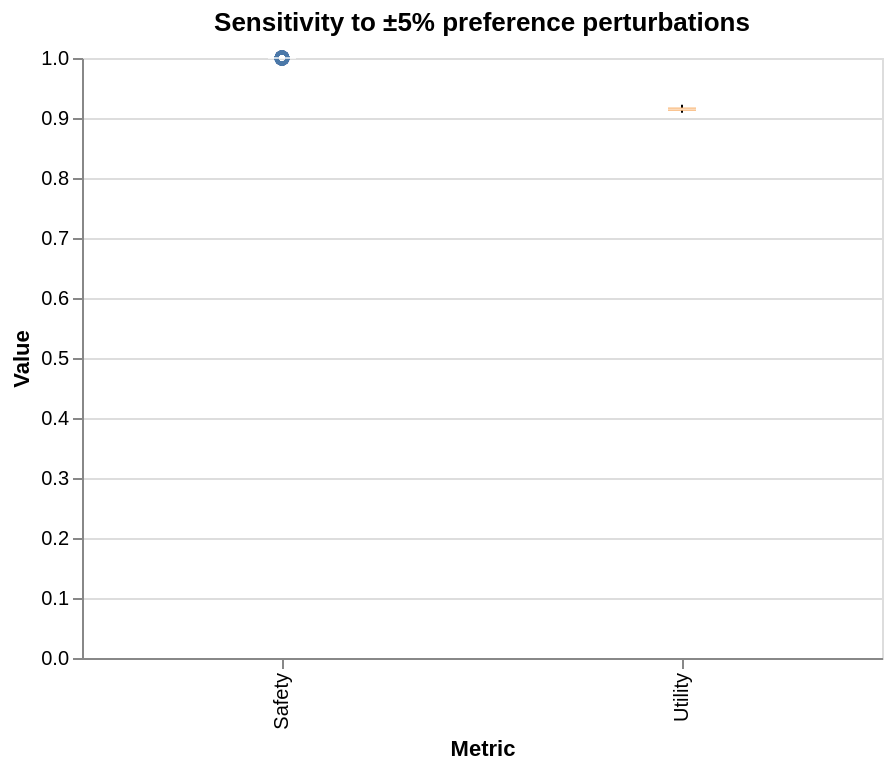

Vega-Lite specification stored for this chart:
### Vega-Lite specification from a JSON file in a GitHub repository (floating-point values rounded to 4 significant figures)
{"$schema": "https://vega.github.io/schema/vega-lite/v5.json", "title": "Sensitivity to ±5% preference perturbations", "width": 400, "height": 300, "data": {"values": [{"metric": "Utility", "value": 0.9103}, {"metric": "Safety", "value": 1.0}, {"metric": "Utility", "value": 0.9143}, {"metric": "Safety", "value": 1.0}, {"metric": "Utility", "value": 0.913}, {"metric": "Safety", "value": 1.0}, {"metric": "Utility", "value": 0.9217}, {"metric": "Safety", "value": 1.0}, {"metric": "Utility", "value": 0.9148}, {"metric": "Safety", "value": 1.0}, {"metric": "Utility", "value": 0.9107}, {"metric": "Safety", "value": 1.0}, {"metric": "Utility", "value": 0.9148}, {"metric": "Safety", "value": 1.0}, {"metric": "Utility", "value": 0.9144}, {"metric": "Safety", "value": 1.0}, {"metric": "Utility", "value": 0.9189}, {"metric": "Safety", "value": 1.0}, {"metric": "Utility", "value": 0.9164}, {"metric": "Safety", "value": 1.0}, {"metric": "Utility", "value": 0.9124}, {"metric": "Safety", "value": 1.0}, {"metric": "Utility", "value": 0.9104}, {"metric": "Safety", "value": 1.0}, {"metric": "Utility", "value": 0.9131}, {"metric": "Safety", "value": 1.0}, {"metric": "Utility", "value": 0.9149}, {"metric": "Safety", "value": 1.0}, {"metric": "Utility", "value": 0.919}, {"metric": "Safety", "value": 1.0}, {"metric": "Utility", "value": 0.9152}, {"metric": "Safety", "value": 1.0}, {"metric": "Utility", "value": 0.9179}, {"metric": "Safety", "value": 1.0}, {"metric": "Utility", "value": 0.9165}, {"metric": "Safety", "value": 1.0}, {"metric": "Utility", "value": 0.9088}, {"metric": "Safety", "value": 1.0}, {"metric": "Utility", "value": 0.9149}, {"metric": "Safety", "value": 1.0}, {"metric": "Utility", "value": 0.9103}, {"metric": "Safety", "value": 1.0}, {"metric": "Utility", "value": 0.9147}, {"metric": "Safety", "value": 1.0}, {"metric": "Utility", "value": 0.9144}, {"metric": "Safety", "value": 1.0}, {"metric": "Utility", "value": 0.9139}, {"metric": "Safety", "value": 1.0}, {"metric": "Utility", "value": 0.909}, {"metric": "Safety", "value": 1.0}, {"metric": "Utility", "value": 0.9147}, {"metric": "Safety", "value": 1.0}, {"metric": "Utility", "value": 0.9146}, {"metric": "Safety", "value": 1.0}, {"metric": "Utility", "value": 0.9118}, {"metric": "Safety", "value": 1.0}, {"metric": "Utility", "value": 0.9166}, {"metric": "Safety", "value": 1.0}, {"metric": "Utility", "value": 0.918}, {"metric": "Safety", "value": 1.0}, {"metric": "Utility", "value": 0.9121}, {"metric": "Safety", "value": 1.0}, {"metric": "Utility", "value": 0.9173}, {"metric": "Safety", "value": 1.0}, {"metric": "Utility", "value": 0.917}, {"metric": "Safety", "value": 1.0}, {"metric": "Utility", "value": 0.9213}, {"metric": "Safety", "value": 1.0}, {"metric": "Utility", "value": 0.9191}, {"metric": "Safety", "value": 1.0}, {"metric": "Utility", "value": 0.9186}, {"metric": "Safety", "value": 1.0}, {"metric": "Utility", "value": 0.9172}, {"metric": "Safety", "value": 1.0}, {"metric": "Utility", "value": 0.9136}, {"metric": "Safety", "value": 1.0}, {"metric": "Utility", "value": 0.9105}, {"metric": "Safety", "value": 1.0}, {"metric": "Utility", "value": 0.9124}, {"metric": "Safety", "value": 1.0}, {"metric": "Utility", "value": 0.9093}, {"metric": "Safety", "value": 1.0}, {"metric": "Utility", "value": 0.9143}, {"metric": "Safety", "value": 1.0}, {"metric": "Utility", "value": 0.9168}, {"metric": "Safety", "value": 1.0}, {"metric": "Utility", "value": 0.9141}, {"metric": "Safety", "value": 1.0}, {"metric": "Utility", "value": 0.9192}, {"metric": "Safety", "value": 1.0}, {"metric": "Utility", "value": 0.91}, {"metric": "Safety", "value": 1.0}, {"metric": "Utility", "value": 0.9113}, {"metric": "Safety", "value": 1.0}, {"metric": "Utility", "value": 0.9222}, {"metric": "Safety", "value": 1.0}, {"metric": "Utility", "value": 0.918}, {"metric": "Safety", "value": 1.0}, {"metric": "Utility", "value": 0.9129}, {"metric": "Safety", "value": 1.0}]}, "mark": {"type": "boxplot", "extent": 1.5}, "encoding": {"x": {"field": "metric", "type": "nominal", "title": "Metric"}, "y": {"field": "value", "type": "quantitative", "title": "Value"}, "color": {"field": "metric", "type": "nominal", "legend": null}}}
